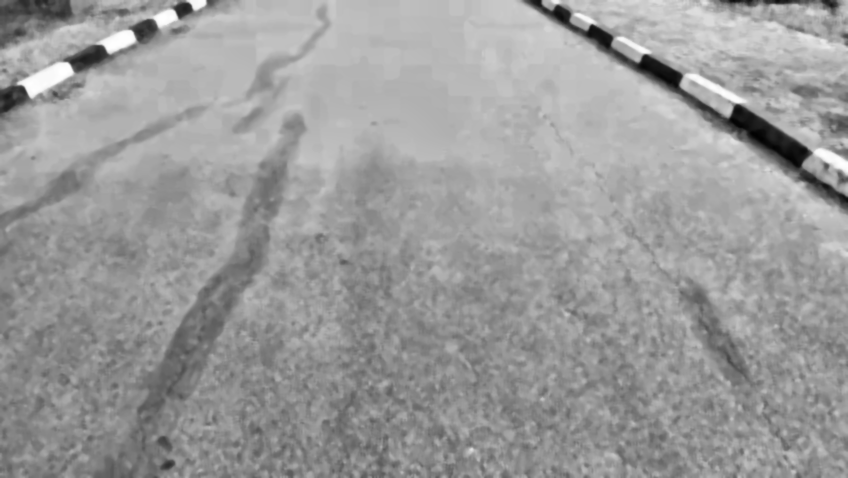
#> input picture enhanced_median_clahe/frame_0040.png, 848 x 478 px, given as the content of the folder denoised_median, which was not available
$ jupyter execute histogram_comparison_member2.ipynb
#> lines starting #> are read from the running program, lines starting #| are printed output that depends on the picture; pictures that were not available may be replaced by others from this repository, and a replacement may not be noted
[cell 1]
import cv2
import os
import numpy as np
import matplotlib.pyplot as plt

before_folder = "denoised_median"
after_folder = "enhanced_median_clahe"
output_folder = "histogram_comparisons"

os.makedirs(output_folder, exist_ok=True)

results = []

for filename in os.listdir(before_folder):
    if filename.endswith(".png"):

        before_path = os.path.join(before_folder, filename)
        after_path  = os.path.join(after_folder, filename)

        before = cv2.imread(before_path, cv2.IMREAD_GRAYSCALE)
#> before is the input picture: shape (478, 848); min 2, max 255, mean 155
        after  = cv2.imread(after_path,  cv2.IMREAD_GRAYSCALE)

        if before is None or after is None:
            continue

        # -------- Histogram --------
        hist_before = cv2.calcHist([before], [0], None, [256], [0,256])
#> hist_before = 256 values, max 6745 at index 185, min 0 at index 0, mean 1583.4
        hist_after  = cv2.calcHist([after],  [0], None, [256], [0,256])
#> hist_after has the same summary as hist_before

        # -------- Contrast --------
        contrast_before = np.std(before)
#> contrast_before = 29.51
        contrast_after  = np.std(after)
#> contrast_after = 29.51

        results.append((filename, contrast_before, contrast_after))

        # -------- Plot & Save --------
        plt.figure(figsize=(8,4))

        plt.subplot(1,2,1)
        plt.title("Before")
        plt.plot(hist_before)

        plt.subplot(1,2,2)
        plt.title("After CLAHE")
        plt.plot(hist_after)

        plt.tight_layout()

        save_path = os.path.join(output_folder, filename)
        plt.savefig(save_path)
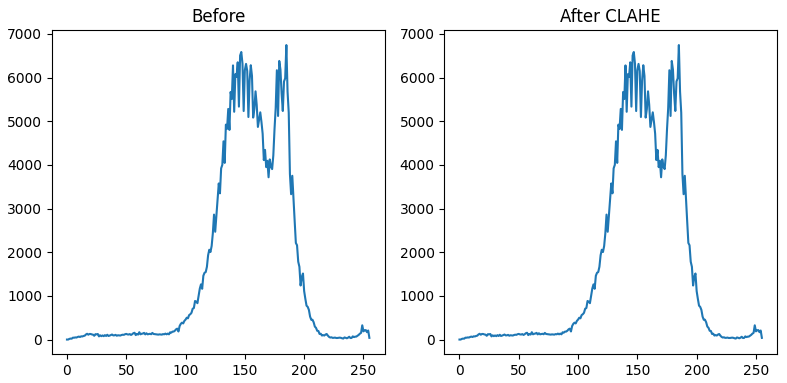
#> figure drawn by matplotlib, 2 panels; panel 1: curve peaks at x = 185, y = 6745; panel 2: curve peaks at x = 185, y = 6745
        plt.close()

# -------- Summary --------
print("\nFrame-wise contrast comparison:\n")
for r in results[:10]:   # print first 10 only
    print(f"{r[0]} | Before: {r[1]:.2f} | After: {r[2]:.2f}")
#> this loop made 1 pass
#> r on pass 1: ('frame_0040.png', 29.51, 29.51)
#| frame_0040.png | Before: 29.51 | After: 29.51

print("\nAll histogram comparison images saved!")


$ run again, on enhanced_median_clahe/frame_0044.png
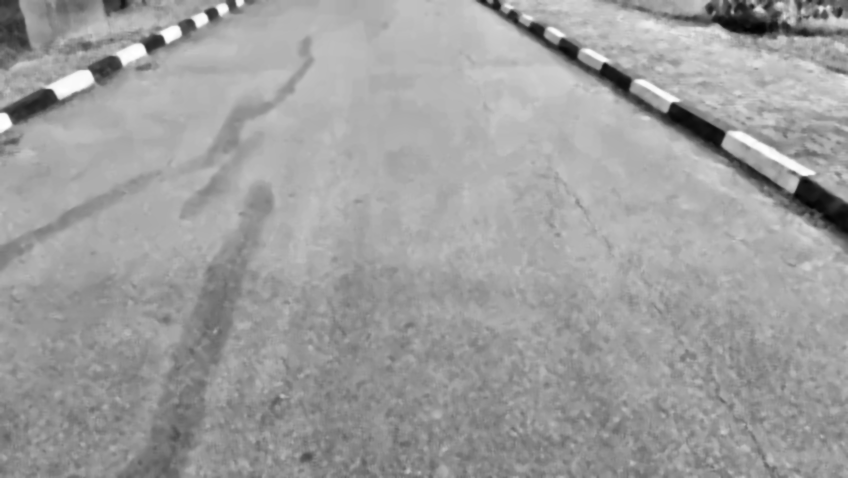
#> input picture enhanced_median_clahe/frame_0044.png, 848 x 478 px, given as the content of the folder denoised_median, which was not available
#> before is the input picture: shape (478, 848); min 2, max 255, mean 158.4
#> hist_before = 256 values, max 9592 at index 173, min 0 at index 0, mean 1583.4
#> hist_after has the same summary as hist_before
#> contrast_before = 28.97
#> `plt.savefig(save_path)`:
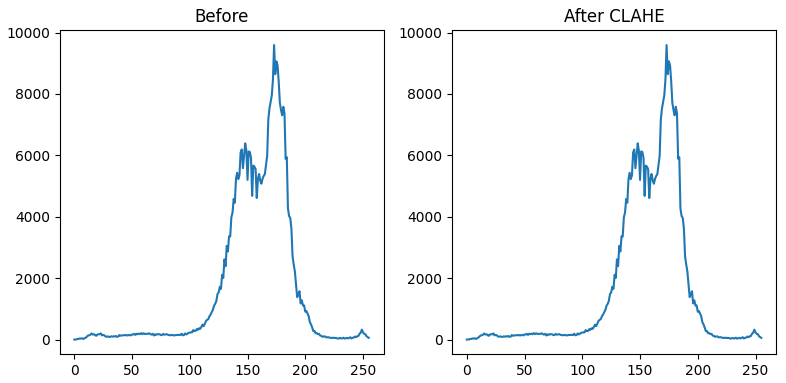
#> figure drawn by matplotlib, 2 panels; panel 1: curve peaks at x = 173, y = 9592; panel 2: curve peaks at x = 173, y = 9592
#> the loop `for r in results[:10]:` made 1 pass
#> r on pass 1: ('frame_0044.png', 28.97, 28.97)
#> (printed output is left out)

$ run again, on enhanced_median_clahe/frame_0045.png
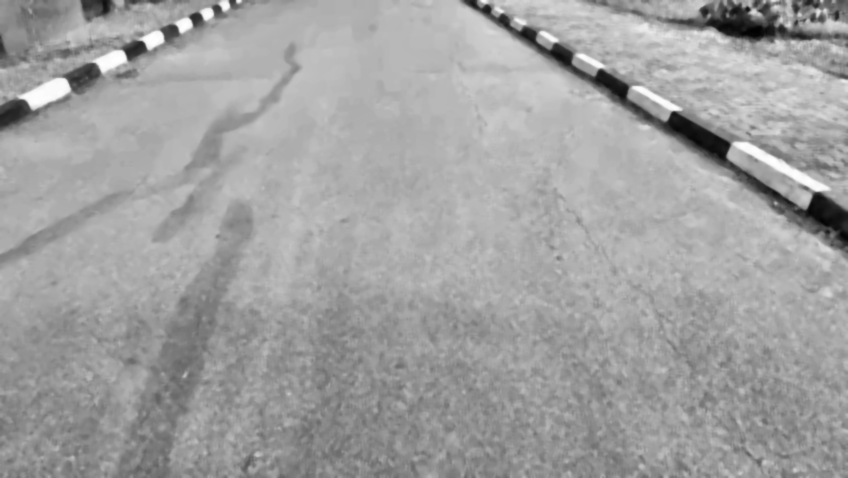
#> input picture enhanced_median_clahe/frame_0045.png, 848 x 478 px, given as the content of the folder denoised_median, which was not available
#> before is the input picture: shape (478, 848); min 1, max 255, mean 160.8
#> hist_before = 256 values, max 10826 at index 177, min 0 at index 0, mean 1583.4
#> hist_after has the same summary as hist_before
#> contrast_before = 29
#> `plt.savefig(save_path)`:
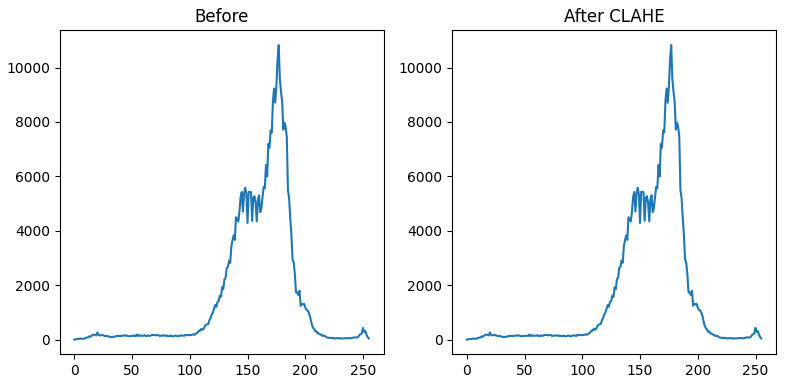
#> figure drawn by matplotlib, 2 panels; panel 1: curve peaks at x = 177, y = 10826; panel 2: curve peaks at x = 177, y = 10826
#> the loop `for r in results[:10]:` made 1 pass
#> r on pass 1: ('frame_0045.png', 29, 29)
#> (printed output is left out)

$ run again, on enhanced_median_clahe/frame_0046.png
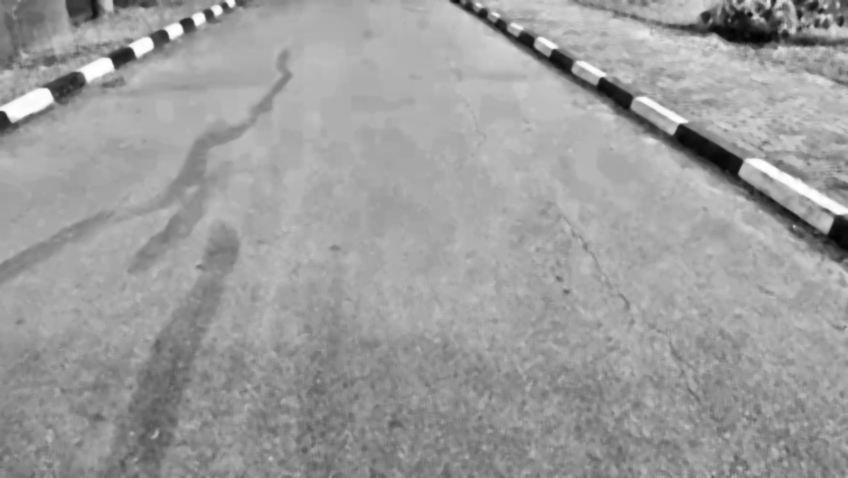
#> input picture enhanced_median_clahe/frame_0046.png, 848 x 478 px, given as the content of the folder denoised_median, which was not available
#> before is the input picture: shape (478, 848); min 1, max 255, mean 156.7
#> hist_before = 256 values, max 11066 at index 167, min 0 at index 0, mean 1583.4
#> hist_after has the same summary as hist_before
#> contrast_before = 29.33
#> `plt.savefig(save_path)`:
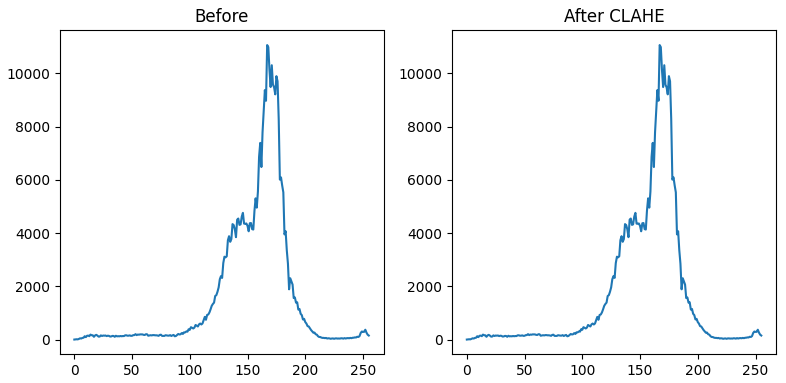
#> figure drawn by matplotlib, 2 panels; panel 1: curve peaks at x = 167, y = 11066; panel 2: curve peaks at x = 167, y = 11066
#> the loop `for r in results[:10]:` made 1 pass
#> r on pass 1: ('frame_0046.png', 29.33, 29.33)
#> (printed output is left out)
